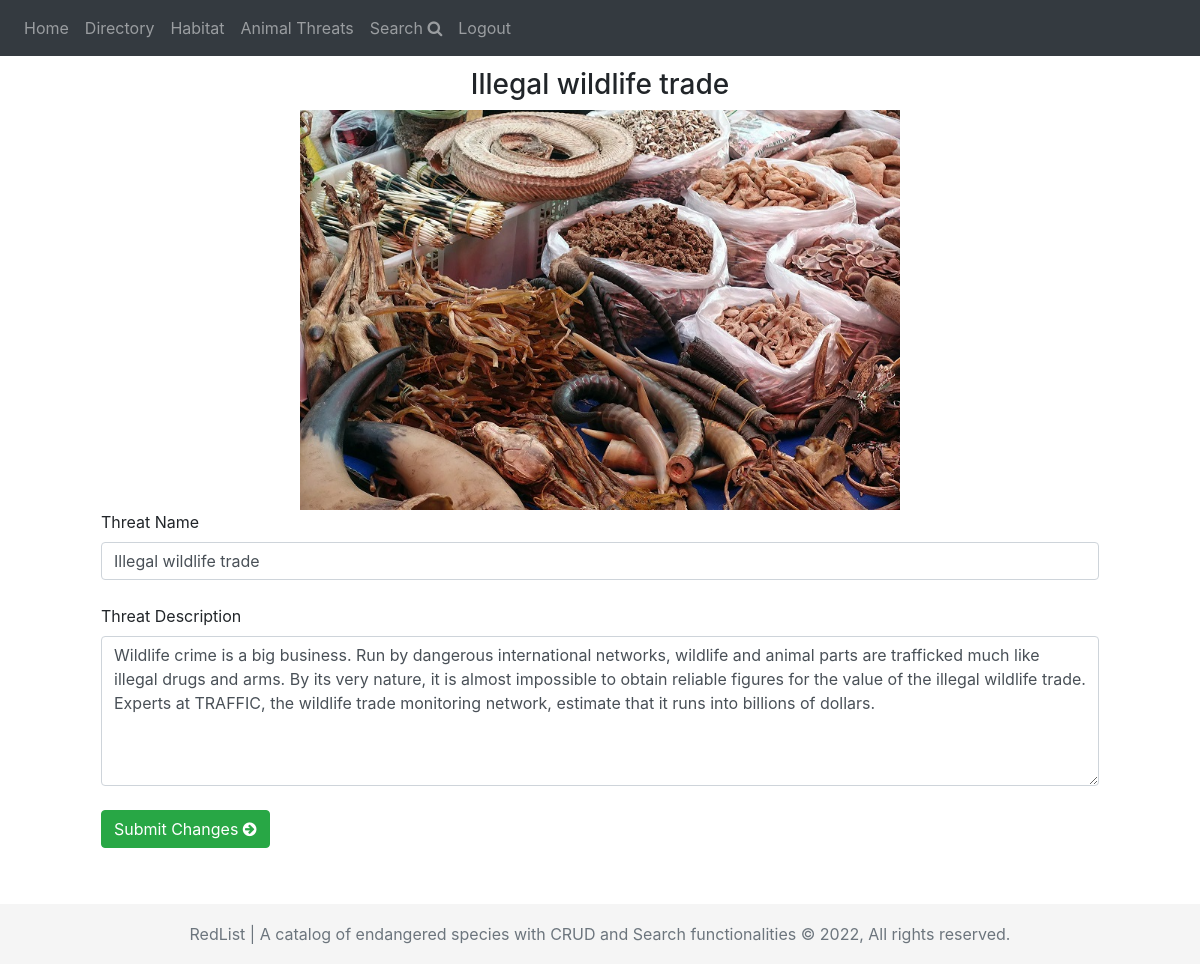
Screenshot of /threat/1 (signed in) with the database file from the repository.
### website/models.py (models this page shows, shortened)
class Threat(db.Model):
    __tablename__ = 'threat'
    threat_id = db.Column(db.Integer, primary_key=True)
    kind = db.Column(db.String(100), nullable=False)
    t_desc = db.Column(db.String(5000), nullable=False)
    '''def __init__(self, threat_id, kind, t_desc):
        self.threat_id = threat_id
        self.kind = kind
        self.t_desc = t_desc'''

### website/views.py (the view, shortened to what this page needs)
@views.route('/threat/<int:threat_id>', methods=['POST', 'GET'])
@login_required
def edit_threat_info(threat_id):
    user = current_user
    if user.role == "admin":
        if request.method == 'GET':
            threat_single = get_threat_by_id_controller(threat_id)
            return render_template("threat_single.html", user=current_user, threat_single=threat_single)
    else:
        if request.method == 'GET':
            threat_single = get_threat_by_id_controller(threat_id)
            return render_template("threat_single.html", user=current_user, threat_single=threat_single)

### website/__init__.py (called while the page is built)
def create_app():
    from website.views import views
    from website.auth import auth
    from website.controllers import controllers
    app.register_blueprint(views, url_prefix='/')
    app.register_blueprint(controllers, url_prefix='/')
    app.register_blueprint(auth, url_prefix='/')
    from website.models import User, Species, Habitat, Threat, ThreatenedBy, Inhabits
    create_database(app)
    with app.app_context():
        create_users()
    login_manager = LoginManager()
    login_manager.login_view = 'auth.login'
    login_manager.init_app(app)
    @login_manager.user_loader
    def load_user(_id):
        return User.query.get(int(_id))
    return app

### website/controllers.py (called while the page is built)
@controllers.route('/threat/<int:threat_id>', methods=['GET'])
def get_threat_by_id_controller(threat_id):
    threat_single = Threat.query.filter_by(threat_id=threat_id).first_or_404()
    return threat_single

### website/templates/threat_single.html (shortened to what this page needs)
{% extends "base.html" %} {% block title %}RedList{% endblock %} {% block content %}
{% if user.role == "admin" %}
    <h3 class="text-center mt-2 pt-1">{{ threat_single.kind }}</h3>
  <img alt="Threat" src="../static/images/threat/{{ threat_single.kind+'.jpg'}}" height="400" class="center">
  <form method="POST" class="mx-5 mb-5 px-2 pb-2">
  <fieldset>
      <label for="threat_name">Threat Name</label><br>
      <input type="text" id="threat_name" name="threat_name" value="{{ threat_single.kind }}" placeholder="{{ threat_single.kind }}" class="form-control"><br>
      <label for="threat_desc">Threat Description</label><br>
    <textarea id="threat_desc" name="threat_desc" placeholder="" class="form-control" style="height:150px">{{ threat_single.t_desc }}</textarea>
  </fieldset>
  <br/>
  <div class="center">
        <button type="submit" class="btn btn-success">Submit Changes <i class="fa fa-arrow-circle-right" aria-hidden="true"></i></button>
  </div>
</form>
{% endif %}
{% endblock %}

### website/static/css/style.css (style rules this page uses)
body { position: relative; min-height: 100vh; }
body::after { content: ''; display: block; height: 60px; }
.text-center { text-align: center; }

### website/templates/base.html (style rules this page uses)
.center { display: block; margin-left: auto; margin-right: auto; }

### rows the page displays
Threat: kind "Illegal wildlife trade", kind (picture), threat_name "Illegal wildlife trade", threat_desc "Wildlife crime is a big business. Run by dangerous international networks, wildlife and animal parts are trafficked much like illegal drugs and arms. By its very nature, it is almost impossible to obtain reliable figures for the value of the illegal wildlife trade. Experts at TRAFFIC, the wildlife trade monitoring network, estimate that it runs into billions of dollars."
